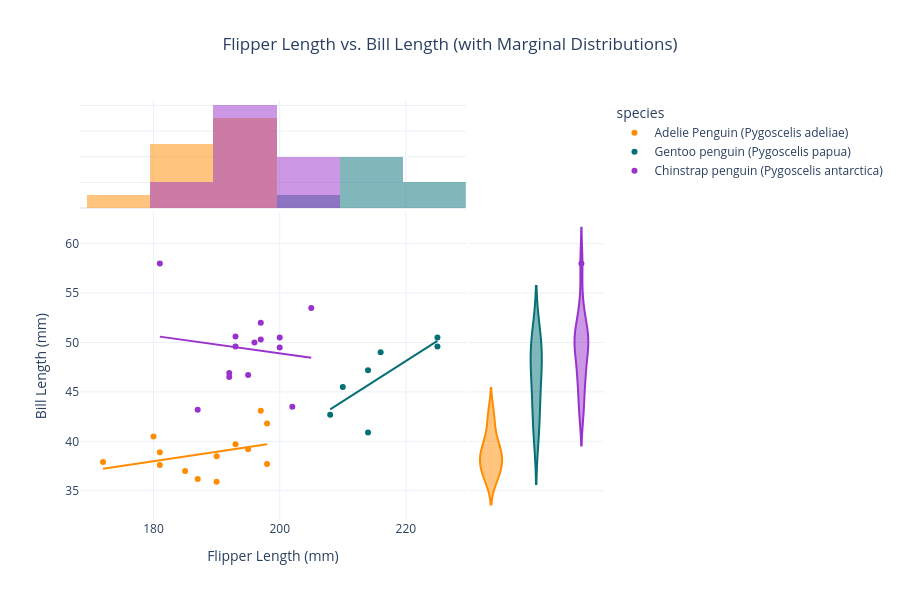

The cell this chart's notebook holds for it:
### Code cell
# 5. Scatter Plot with Marginal Histograms
# Analyzing the relationship between Flipper Length and Bill Length with distribution density
fig5 = px.scatter(
    df, 
    x="flipper_length_mm", 
    y="bill_length_mm", 
    color="species",
    marginal_x="histogram", # Shows distribution on top
    marginal_y="violin",       # Shows box plot on the right
    color_discrete_map=COLORS,
    trendline="ols",        # Optional: Adds a linear regression line for each species
    title="Flipper Length vs. Bill Length (with Marginal Distributions)",
    labels={
        "flipper_length_mm": "Flipper Length (mm)",
        "bill_length_mm": "Bill Length (mm)"
    }
)

fig5.update_layout(
    title_x=0.5,
    height=600
)
fig5.show()

### Figure 1 — Plotly figure (JSON) as saved in the notebook; plotly's stock layout.template omitted (floating-point values rounded to 4 significant figures)
{"data": [{"hovertemplate": "species=Adelie Penguin (Pygoscelis adeliae)<br>Flipper Length (mm)=%{x}<br>Bill Length (mm)=%{y}<extra></extra>", "legendgroup": "Adelie Penguin (Pygoscelis adeliae)", "marker": {"color": "#FF8C00", "symbol": "circle"}, "mode": "markers", "name": "Adelie Penguin (Pygoscelis adeliae)", "orientation": "v", "showlegend": true, "type": "scatter", "x": [181.0, 195.0, 172.0, 180.0, 181.0, 190.0, 198.0, 187.0, 198.0, 190.0, 197.0, 185.0, 193.0], "xaxis": "x", "y": [38.9, 39.2, 37.9, 40.5, 37.6, 35.9, 41.8, 36.2, 37.7, 38.5, 43.1, 37.0, 39.7], "yaxis": "y"}, {"bingroup": "x", "hovertemplate": "species=Adelie Penguin (Pygoscelis adeliae)<br>Flipper Length (mm)=%{x}<br>count=%{y}<extra></extra>", "legendgroup": "Adelie Penguin (Pygoscelis adeliae)", "marker": {"color": "#FF8C00"}, "name": "Adelie Penguin (Pygoscelis adeliae)", "opacity": 0.5, "showlegend": false, "type": "histogram", "x": [181.0, 195.0, 172.0, 180.0, 181.0, 190.0, 198.0, 187.0, 198.0, 190.0, 197.0, 185.0, 193.0], "xaxis": "x3", "yaxis": "y3"}, {"hovertemplate": "species=Adelie Penguin (Pygoscelis adeliae)<br>Bill Length (mm)=%{y}<extra></extra>", "legendgroup": "Adelie Penguin (Pygoscelis adeliae)", "marker": {"color": "#FF8C00", "symbol": "circle"}, "name": "Adelie Penguin (Pygoscelis adeliae)", "scalegroup": "y", "showlegend": false, "type": "violin", "xaxis": "x2", "y": [38.9, 39.2, 37.9, 40.5, 37.6, 35.9, 41.8, 36.2, 37.7, 38.5, 43.1, 37.0, 39.7], "yaxis": "y2"}, {"hovertemplate": "<b>OLS trendline</b><br>bill_length_mm = 0.0951431 * flipper_length_mm + 20.8604<br>R<sup>2</sup>=0.134203<br><br>species=Adelie Penguin (Pygoscelis adeliae)<br>Flipper Length (mm)=%{x}<br>Bill Length (mm)=%{y} <b>(trend)</b><extra></extra>", "legendgroup": "Adelie Penguin (Pygoscelis adeliae)", "marker": {"color": "#FF8C00", "symbol": "circle"}, "mode": "lines", "name": "Adelie Penguin (Pygoscelis adeliae)", "showlegend": false, "type": "scatter", "x": [172.0, 180.0, 181.0, 181.0, 185.0, 187.0, 190.0, 190.0, 193.0, 195.0, 197.0, 198.0, 198.0], "xaxis": "x", "y": [37.22, 37.99, 38.08, 38.08, 38.46, 38.65, 38.94, 38.94, 39.22, 39.41, 39.6, 39.7, 39.7], "yaxis": "y"}, {"hovertemplate": "species=Gentoo penguin (Pygoscelis papua)<br>Flipper Length (mm)=%{x}<br>Bill Length (mm)=%{y}<extra></extra>", "legendgroup": "Gentoo penguin (Pygoscelis papua)", "marker": {"color": "#057076", "symbol": "circle"}, "mode": "markers", "name": "Gentoo penguin (Pygoscelis papua)", "orientation": "v", "showlegend": true, "type": "scatter", "x": [214.0, 216.0, 208.0, 225.0, 210.0, 225.0, 214.0], "xaxis": "x", "y": [40.9, 49.0, 42.7, 49.6, 45.5, 50.5, 47.2], "yaxis": "y"}, {"bingroup": "x", "hovertemplate": "species=Gentoo penguin (Pygoscelis papua)<br>Flipper Length (mm)=%{x}<br>count=%{y}<extra></extra>", "legendgroup": "Gentoo penguin (Pygoscelis papua)", "marker": {"color": "#057076"}, "name": "Gentoo penguin (Pygoscelis papua)", "opacity": 0.5, "showlegend": false, "type": "histogram", "x": [214.0, 216.0, 208.0, 225.0, 210.0, 225.0, 214.0], "xaxis": "x3", "yaxis": "y3"}, {"hovertemplate": "species=Gentoo penguin (Pygoscelis papua)<br>Bill Length (mm)=%{y}<extra></extra>", "legendgroup": "Gentoo penguin (Pygoscelis papua)", "marker": {"color": "#057076", "symbol": "circle"}, "name": "Gentoo penguin (Pygoscelis papua)", "scalegroup": "y", "showlegend": false, "type": "violin", "xaxis": "x2", "y": [40.9, 49.0, 42.7, 49.6, 45.5, 50.5, 47.2], "yaxis": "y2"}, {"hovertemplate": "<b>OLS trendline</b><br>bill_length_mm = 0.407778 * flipper_length_mm + -41.5943<br>R<sup>2</sup>=0.567241<br><br>species=Gentoo penguin (Pygoscelis papua)<br>Flipper Length (mm)=%{x}<br>Bill Length (mm)=%{y} <b>(trend)</b><extra></extra>", "legendgroup": "Gentoo penguin (Pygoscelis papua)", "marker": {"color": "#057076", "symbol": "circle"}, "mode": "lines", "name": "Gentoo penguin (Pygoscelis papua)", "showlegend": false, "type": "scatter", "x": [208.0, 210.0, 214.0, 214.0, 216.0, 225.0, 225.0], "xaxis": "x", "y": [43.22, 44.04, 45.67, 45.67, 46.49, 50.16, 50.16], "yaxis": "y"}, {"hovertemplate": "species=Chinstrap penguin (Pygoscelis antarctica)<br>Flipper Length (mm)=%{x}<br>Bill Length (mm)=%{y}<extra></extra>", "legendgroup": "Chinstrap penguin (Pygoscelis antarctica)", "marker": {"color": "#9932CC", "symbol": "circle"}, "mode": "markers", "name": "Chinstrap penguin (Pygoscelis antarctica)", "orientation": "v", "showlegend": true, "type": "scatter", "x": [192.0, 196.0, 197.0, 181.0, 187.0, 193.0, 195.0, 197.0, 200.0, 200.0, 192.0, 205.0, 202.0, 193.0], "xaxis": "x", "y": [46.5, 50.0, 50.3, 58.0, 43.2, 50.6, 46.7, 52.0, 50.5, 49.5, 46.9, 53.5, 43.5, 49.6], "yaxis": "y"}, {"bingroup": "x", "hovertemplate": "species=Chinstrap penguin (Pygoscelis antarctica)<br>Flipper Length (mm)=%{x}<br>count=%{y}<extra></extra>", "legendgroup": "Chinstrap penguin (Pygoscelis antarctica)", "marker": {"color": "#9932CC"}, "name": "Chinstrap penguin (Pygoscelis antarctica)", "opacity": 0.5, "showlegend": false, "type": "histogram", "x": [192.0, 196.0, 197.0, 181.0, 187.0, 193.0, 195.0, 197.0, 200.0, 200.0, 192.0, 205.0, 202.0, 193.0], "xaxis": "x3", "yaxis": "y3"}, {"hovertemplate": "species=Chinstrap penguin (Pygoscelis antarctica)<br>Bill Length (mm)=%{y}<extra></extra>", "legendgroup": "Chinstrap penguin (Pygoscelis antarctica)", "marker": {"color": "#9932CC", "symbol": "circle"}, "name": "Chinstrap penguin (Pygoscelis antarctica)", "scalegroup": "y", "showlegend": false, "type": "violin", "xaxis": "x2", "y": [46.5, 50.0, 50.3, 58.0, 43.2, 50.6, 46.7, 52.0, 50.5, 49.5, 46.9, 53.5, 43.5, 49.6], "yaxis": "y2"}, {"hovertemplate": "<b>OLS trendline</b><br>bill_length_mm = -0.0892713 * flipper_length_mm + 66.7508<br>R<sup>2</sup>=0.020029<br><br>species=Chinstrap penguin (Pygoscelis antarctica)<br>Flipper Length (mm)=%{x}<br>Bill Length (mm)=%{y} <b>(trend)</b><extra></extra>", "legendgroup": "Chinstrap penguin (Pygoscelis antarctica)", "marker": {"color": "#9932CC", "symbol": "circle"}, "mode": "lines", "name": "Chinstrap penguin (Pygoscelis antarctica)", "showlegend": false, "type": "scatter", "x": [181.0, 187.0, 192.0, 192.0, 193.0, 193.0, 195.0, 196.0, 197.0, 197.0, 200.0, 200.0, 202.0, 205.0], "xaxis": "x", "y": [50.59, 50.06, 49.61, 49.61, 49.52, 49.52, 49.34, 49.25, 49.16, 49.16, 48.9, 48.9, 48.72, 48.45], "yaxis": "y"}], "layout": {"barmode": "overlay", "height": 600, "legend": {"title": {"text": "species"}, "tracegroupgap": 0}, "title": {"text": "Flipper Length vs. Bill Length (with Marginal Distributions)", "x": 0.5}, "xaxis": {"anchor": "y", "domain": [0, 0.7363], "title": {"text": "Flipper Length (mm)"}}, "xaxis2": {"anchor": "y2", "domain": [0.7413, 1], "matches": "x2", "showgrid": false, "showline": false, "showticklabels": false, "ticks": ""}, "xaxis3": {"anchor": "y3", "domain": [0, 0.7363], "matches": "x", "showgrid": true, "showticklabels": false}, "xaxis4": {"anchor": "y4", "domain": [0.7413, 1], "matches": "x2", "showgrid": false, "showline": false, "showticklabels": false, "ticks": ""}, "yaxis": {"anchor": "x", "domain": [0, 0.7326], "title": {"text": "Bill Length (mm)"}}, "yaxis2": {"anchor": "x2", "domain": [0, 0.7326], "matches": "y", "showgrid": true, "showticklabels": false}, "yaxis3": {"anchor": "x3", "domain": [0.7426, 1], "matches": "y3", "showgrid": true, "showline": false, "showticklabels": false, "ticks": ""}, "yaxis4": {"anchor": "x4", "domain": [0.7426, 1], "matches": "y3", "showgrid": true, "showline": false, "showticklabels": false, "ticks": ""}}}
